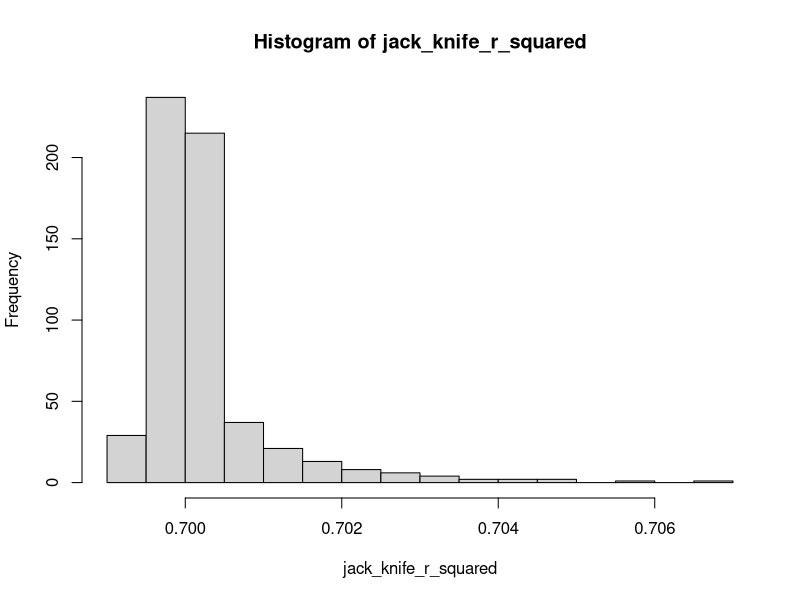
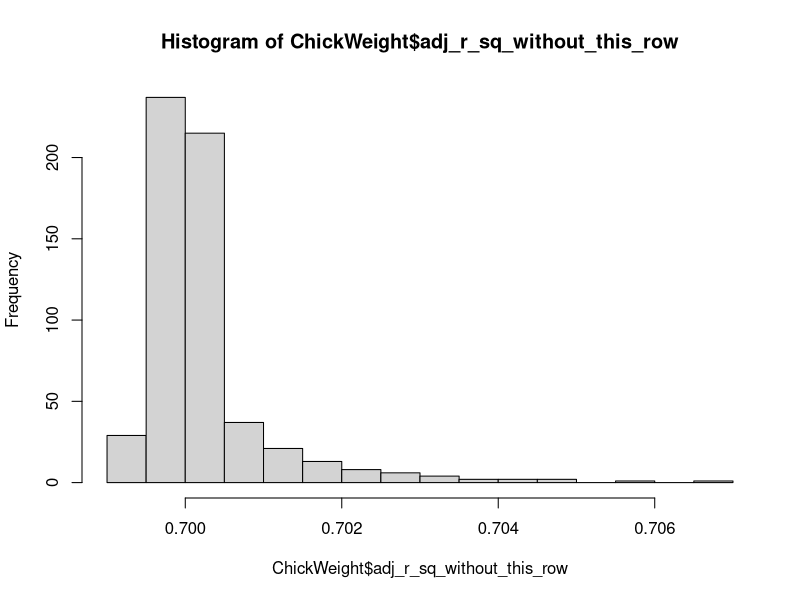
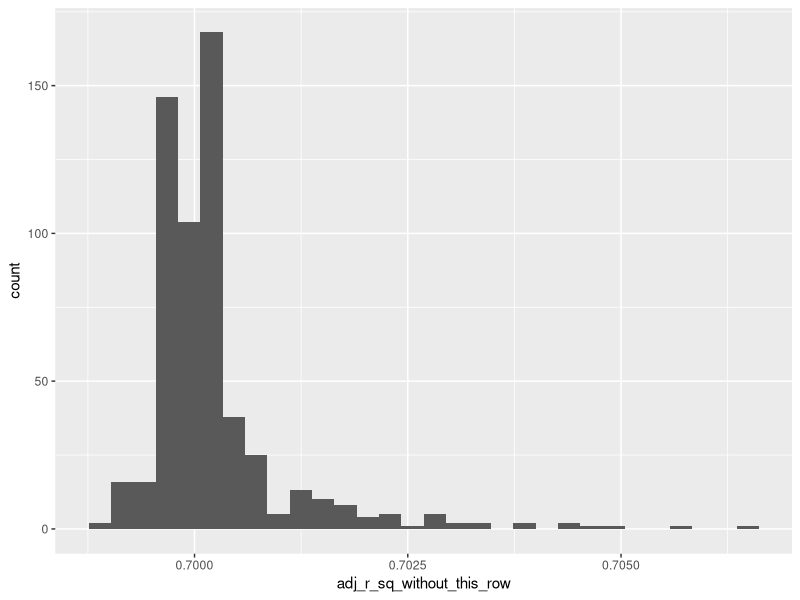
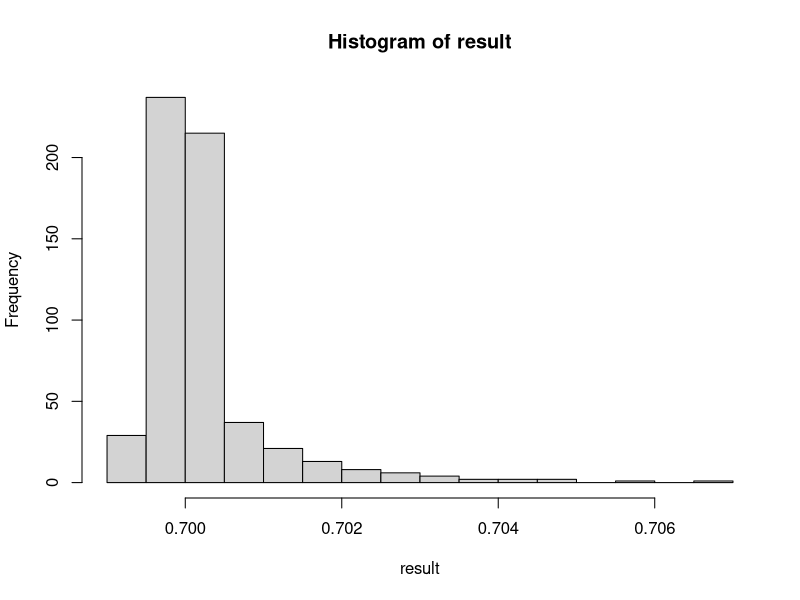

These figures' R source, in order:
## ---- chunk 1
n <- nrow(ChickWeight) # number of rows in data.
jack_knife_r_squared <- vector(mode = "numeric", 
                               length = n)
## ---- chunk 2
for (i in seq_along(jack_knife_r_squared)){
  temp_fit <- lm(formula = weight ~ Time, 
                 data = ChickWeight[-i, ])
  jack_knife_r_squared[i] <- summary(temp_fit)$adj.r.squared
}
## ---- chunk 3
hist(jack_knife_r_squared)
## ---- chunk 4
vector_of_interest <- vector("numeric", length = 0)

1:length(vector_of_interest)
seq_along(vector_of_interest)
## ---- chunk 5
ChickWeight$adj_r_sq_without_this_row <- rep(NA, length = nrow(ChickWeight))

for (i in seq_len(nrow(ChickWeight))){
  temp_fit <- lm(formula = weight ~ Time, 
                 data = ChickWeight[-i, ])
  ChickWeight$adj_r_sq_without_this_row[i] <- 
    summary(temp_fit)$adj.r.squared
}
## ---- chunk 6
hist(ChickWeight$adj_r_sq_without_this_row)

library(ggplot2)
ggplot(data = ChickWeight, 
       mapping = aes(x = adj_r_sq_without_this_row)) + 
  geom_histogram()
## ---- chunk 7
jack_r_square <- function(row_to_omit){
  fit <- lm(formula = weight ~ Time, 
                 data = ChickWeight[-row_to_omit, ])
  summary(fit)$adj.r.squared
}

result <- sapply(X = seq_len(nrow(ChickWeight)), 
                 FUN = jack_r_square)

hist(result)
